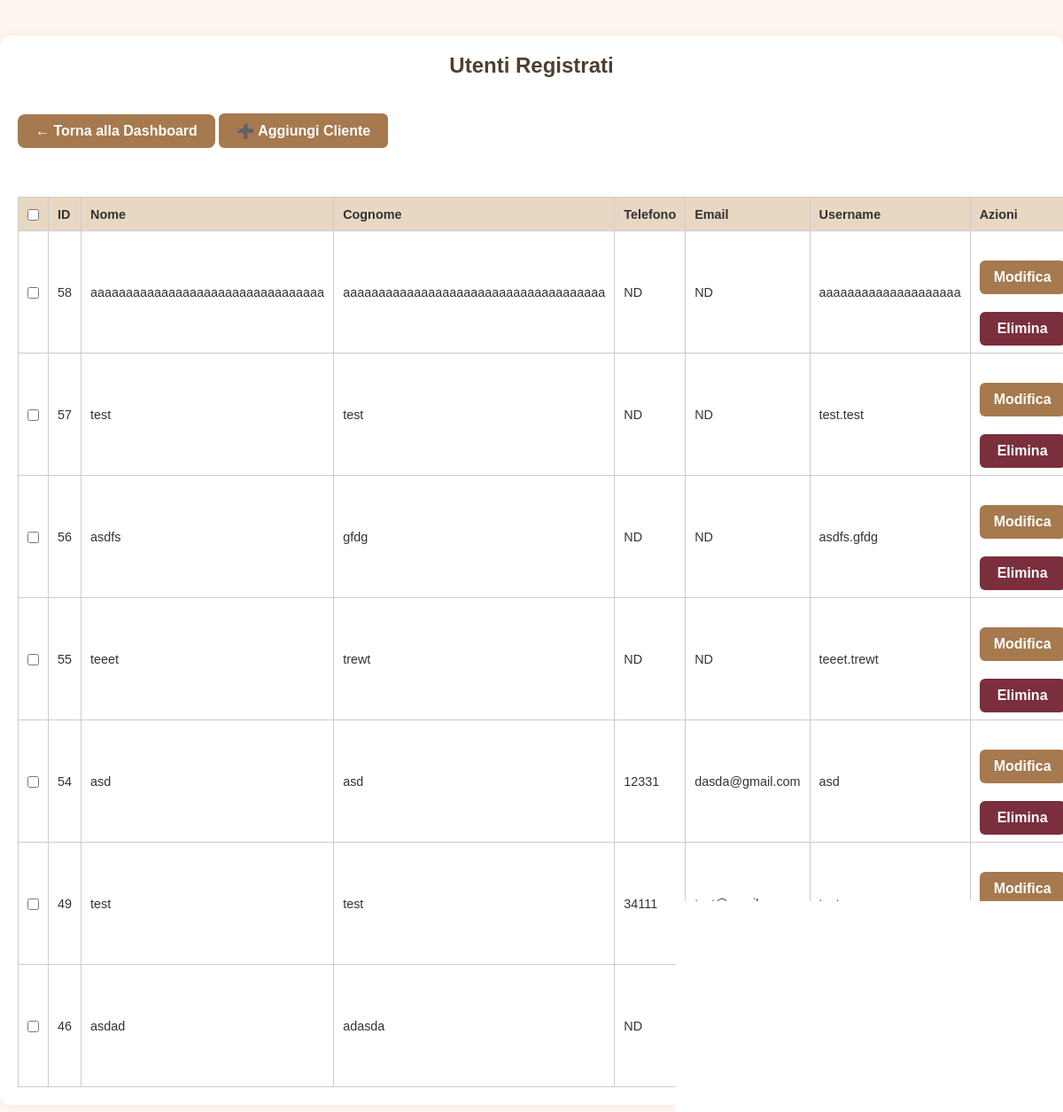
The app's page /admin_users (signed in) with its own data.
### tables this page shows
CREATE TABLE users (
            id INTEGER PRIMARY KEY AUTOINCREMENT,
            username TEXT NOT NULL UNIQUE,
            password TEXT NOT NULL
        , name TEXT NOT NULL DEFAULT 'NOME', surname TEXT NOT NULL DEFAULT 'COGNOME', phone TEXT NOT NULL DEFAULT '0000000000', email TEXT);

### app.py (the view)
@app.route('/admin_users')
def admin_users():
    if 'admin' not in session:
        return redirect(url_for('login_admin'))
    conn = sqlite3.connect('bookings.db')
    cursor = conn.cursor()
    cursor.execute("SELECT id, name, surname, phone, email, username FROM users ORDER BY id DESC")
    users = cursor.fetchall()
    conn.close()
    return render_template('admin_users.html', users=users)

### templates/admin_users.html (shortened to what this page needs)
<!DOCTYPE html>
<html lang="it">
<head>
  <link rel="stylesheet" href="{{ url_for('static', filename='style.css') }}">
</head>
<body>
  <div class="page">
    <div class="container">
      <h2>Utenti Registrati</h2>
      <a class="dashboard-link" href="{{ url_for('admin_dashboard') }}">&larr; Torna alla Dashboard</a>
      <a href="{{ url_for('admin_add_user') }}" style="display: inline-block; margin-bottom: 25px;">
  <button class="big-btn" style="width: auto; padding: 10px 20px;">➕ Aggiungi Cliente</button>
</a>
      {% if users %}
      <form method="post" action="{{ url_for('delete_selected_users') }}">
        <table>
          <thead>
            <tr>
              <th><input type="checkbox" id="select-all"></th>
              <th>ID</th>
              <th>Nome</th>
              <th>Cognome</th>
              <th>Telefono</th>
              <th>Email</th>
              <th>Username</th>
              <th>Azioni</th>
            </tr>
          </thead>
          <tbody>
            {% for user in users %}
            <tr>
              <td><input type="checkbox" name="selected_users" value="{{ user[0] }}"></td>
              <td>{{ user[0] }}</td>
              <td>{{ user[1] }}</td>
              <td>{{ user[2] }}</td>
              <td>{{ user[3] }}</td>
              <td>{{ user[4] or 'ND' }}</td>
              <td>{{ user[5] }}</td>
              <td>
                <div class="actions">
                  <a href="{{ url_for('admin_edit_user', user_id=user[0]) }}">
                    <button class="big-btn" type="button">Modifica</button>
                  </a>
                  <form method="post" action="{{ url_for('admin_delete_user', user_id=user[0]) }}" onsubmit="return confirm('Confermi eliminazione utente {{ user[1] }} {{ user[2] }}?')">
                    <button type="submit" class="delete-btn">Elimina</button>
                  </form>
                </div>
              </td>
            </tr>
            {% endfor %}
          </tbody>
        </table>
      </form>
      {% else %}
        <p>Nessun utente registrato.</p>
      {% endif %}
    </div>
  </div>
</body>
</html>

### static/style.css (style rules this page uses)
* { box-sizing: border-box; margin: 0; padding: 0; }
body { font-family: 'Arial', sans-serif; background-color: #fdf6ec; color: #333; display: flex; flex-direction: column; align-items: center; padding: 20px; }
.container { width: 100%; max-width: 600px; background: #fffaf2; padding: 20px; border-radius: 8px; box-shadow: 0 4px 12px rgba(0, 0, 0, 0.1); margin: 20px 0; }
h1, h2, h3 { text-align: center; color: #4e3f2f; margin-bottom: 15px; }
form { display: flex; flex-direction: column; }
input, select, button { padding: 10px; margin-top: 5px; background-color: #fef9f0; color: #333; border: 1px solid #ccc; border-radius: 5px; font-size: 16px; }
button { background-color: #a67c52; color: #fff; cursor: pointer; font-weight: bold; transition: background-color 0.3s; border: none; }
.big-btn { width: 100%; padding: 15px; font-size: 18px; margin: 10px 0; }
a { display: block; text-align: center; margin-top: 15px; text-decoration: none; color: #a67c52; font-weight: bold; }
table { width: 100%; border-collapse: collapse; margin-top: 20px; background-color: #fff; color: #333; }
table, th, td { border: 1px solid #ddd; }
th, td { padding: 10px; text-align: center; }
th { background-color: #f0e6d6; color: #333; }

### templates/admin_users.html (style rules this page uses)
body { margin: 0; padding: 0; background-color: #fdf6ee; font-family: sans-serif; }
.page { width: 100%; display: flex; justify-content: center; }
.container { max-width: 1400px; margin: 40px auto; padding: 20px; background-color: #fff; border-radius: 12px; box-shadow: 0 0 10px rgba(0, 0, 0, 0.05); }
.dashboard-link { display: inline-block; margin: 10px 0 30px 0; padding: 10px 20px; background-color: #a6794e; color: white; border-radius: 8px; text-decoration: none; font-weight: bold; transition: background-color 0.3s ease; }
table { width: 100%; border-collapse: collapse; font-size: 0.9rem; }
table th, table td { padding: 8px 10px; text-align: left; border: 1px solid #ccc; }
table th { background-color: #e8d8c3; }
.actions { display: flex; flex-direction: column; gap: 5px; }
.big-btn, .delete-btn { width: 100%; padding: 10px 16px; font-size: 1rem; border: none; border-radius: 6px; cursor: pointer; color: #fff; }
.big-btn { background-color: #a6794e; }
.delete-btn { background-color: #7b2f3c !important; }

### records on screen
users: id "58", name "aaaaaaaaaaaaaaaaaaaaaaaaaaaaaaaaa", surname "aaaaaaaaaaaaaaaaaaaaaaaaaaaaaaaaaaaaa", phone "ND", username "aaaaaaaaaaaaaaaaaaaa"
users: id "57", name "test", surname "test", phone "ND", username "test.test"
users: id "56", name "asdfs", surname "gfdg", phone "ND", username "asdfs.gfdg"
users: id "55", name "teeet", surname "trewt", phone "ND", username "teeet.trewt"
users: id "54", name "asd", surname "asd", phone "12331", email "dasda@gmail.com", username "asd"
users: id "49", name "test", surname "test", phone "34111", email "test@gmail.com", username "test"
users: id "46", name "asdad", surname "adasda", phone "ND"
